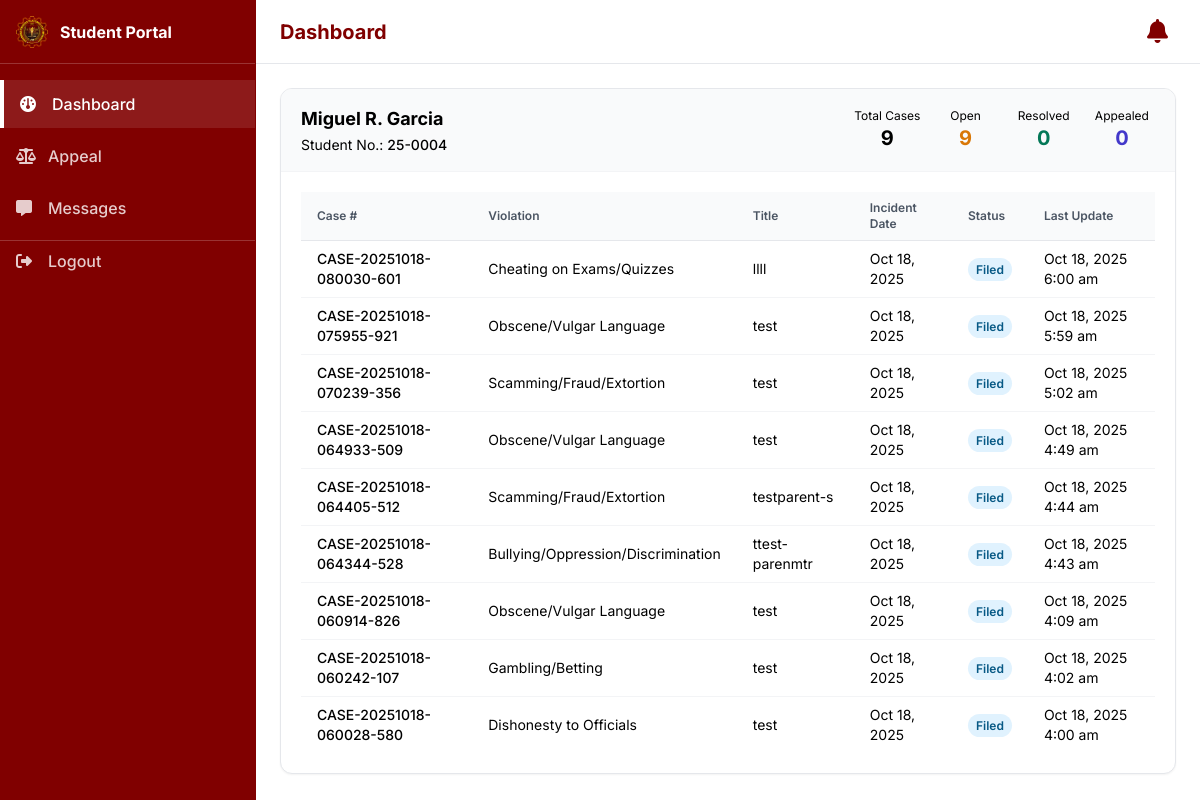
Page /pages/Student/dashboard.php (signed in) on the committed database.
### tables this page shows
CREATE TABLE `students` (
  `id` bigint(20) UNSIGNED NOT NULL,
  `student_number` varchar(20) NOT NULL,
  `user_id` bigint(20) UNSIGNED DEFAULT NULL,
  `first_name` varchar(100) NOT NULL,
  `middle_name` varchar(100) DEFAULT NULL,
  `last_name` varchar(100) NOT NULL,
  `suffix` varchar(20) DEFAULT NULL,
  `birthdate` date DEFAULT NULL,
  `sex` varchar(20) NOT NULL,
  `address` text DEFAULT NULL,
  `class_id` bigint(20) UNSIGNED DEFAULT NULL,
  `course_id` bigint(20) UNSIGNED DEFAULT NULL,
  `created_at` timestamp NOT NULL DEFAULT current_timestamp(),
  `updated_at` timestamp NULL DEFAULT NULL ON UPDATE current_timestamp()
);

CREATE TABLE `cases` (
  `id` bigint(20) UNSIGNED NOT NULL,
  `case_number` varchar(50) NOT NULL,
  `student_id` bigint(20) UNSIGNED NOT NULL,
  `reported_by_marshal_id` bigint(20) UNSIGNED NOT NULL,
  `violation_type_id` int(10) UNSIGNED NOT NULL,
  `title` varchar(255) NOT NULL,
  `description` text DEFAULT NULL,
  `location` varchar(255) DEFAULT NULL,
  `incident_date` datetime NOT NULL,
  `status_id` tinyint(3) UNSIGNED NOT NULL DEFAULT 1,
  `resolution` text DEFAULT NULL,
  `resolution_date` datetime DEFAULT NULL,
  `is_confidential` tinyint(1) DEFAULT 0,
  `created_at` timestamp NOT NULL DEFAULT current_timestamp(),
  `updated_at` timestamp NULL DEFAULT NULL ON UPDATE current_timestamp()
);

CREATE TABLE `violation_types` (
  `id` int(10) UNSIGNED NOT NULL,
  `category_id` tinyint(3) UNSIGNED NOT NULL,
  `code` varchar(30) NOT NULL,
  `name` varchar(150) NOT NULL,
  `description` text DEFAULT NULL,
  `points` int(11) DEFAULT 0,
  `created_at` timestamp NOT NULL DEFAULT current_timestamp()
);

CREATE TABLE `case_status` (
  `id` tinyint(3) UNSIGNED NOT NULL,
  `name` varchar(50) NOT NULL,
  `description` varchar(255) DEFAULT NULL,
  `created_at` timestamp NOT NULL DEFAULT current_timestamp()
);

### pages/Student/dashboard.php (the view, shortened to what this page needs)
<?php
require_once __DIR__ . '/../../database/database.php';
function e($v) { return htmlspecialchars((string)$v, ENT_QUOTES, 'UTF-8'); }
$userId = isset($_SESSION['user_id']) ? (int)$_SESSION['user_id'] : 0;
$student = null;
try {
  if ($userId) {
    $stmt = $pdo->prepare('SELECT id, student_number, first_name, middle_name, last_name, suffix FROM students WHERE user_id = ? LIMIT 1');
    $stmt->execute([$userId]);
    $student = $stmt->fetch(PDO::FETCH_ASSOC) ?: null;
  }
} catch (Throwable $e) {
  $student = null;
}
$cases = [];
if ($student && !empty($student['id'])) {
  try {
    $caseStmt = $pdo->prepare(
      'SELECT c.id, c.case_number, c.title, c.description, c.location, c.incident_date, c.status_id, c.updated_at, c.created_at,
              cs.name AS status_name, vt.name AS violation_name
       FROM cases c
       JOIN case_status cs ON cs.id = c.status_id
       JOIN violation_types vt ON vt.id = c.violation_type_id
       WHERE c.student_id = :sid
       ORDER BY c.created_at DESC'
    );
    $caseStmt->execute([':sid' => (int)$student['id']]);
    $cases = $caseStmt->fetchAll(PDO::FETCH_ASSOC) ?: [];
  } catch (Throwable $e) {
    $cases = [];
  }
}
$metrics = [
  'total' => count($cases),
  'open' => 0,
  'resolved' => 0,
  'appealed' => 0,
  'rejected' => 0,
];
foreach ($cases as $c) {
  $st = (int)($c['status_id'] ?? 0);
  if (!in_array($st, [4, 6], true)) { $metrics['open']++; }
}
include __DIR__ . '/../../components/student-head.php';
?>
<div class="min-h-screen flex">
  <?php include __DIR__ . '/../../components/student-sidebar.php'; ?>
  <main class="flex-1 md:ml-64">
    <div class="hidden md:flex sticky top-0 z-40 bg-white border-b border-gray-200 h-16 items-center px-6 justify-between">
      <h1 class="text-xl font-bold text-primary">Dashboard</h1>
      <div class="flex items-center space-x-4">
        <a href="notifications.php" class="relative text-primary text-2xl p-2 hover:bg-gray-100 rounded-full transition-colors duration-200">
          <i class="fa-solid fa-bell"></i>
        </a>
      </div>
    </div>
    <div class="p-6 space-y-6">
      <?php if (!$student): ?>
        <div class="bg-yellow-50 border border-yellow-200 text-yellow-800 p-4 rounded-lg">
          <div class="flex items-start gap-3">
            <i class="fa-solid fa-circle-info mt-1"></i>
            <div>
              <h2 class="font-semibold">No student profile linked</h2>
              <p class="text-sm mt-1">Your account is not linked to a student record. Please contact the registrar or system administrator.</p>
            </div>
          </div>
        </div>
      <?php else: ?>
        <section class="bg-white border border-gray-200 rounded-xl shadow-sm overflow-hidden">
          <div class="px-5 py-4 border-b border-gray-100 bg-gray-50 flex items-center justify-between">
            <div>
              <h2 class="text-lg font-bold text-dark">
                <?php
                  echo e(
                    ($student['first_name'] ?? '') . ' ' .
                    (!empty($student['middle_name']) ? strtoupper($student['middle_name'][0]) . '. ' : '') .
                    ($student['last_name'] ?? '') .
                    (!empty($student['suffix']) ? ', ' . $student['suffix'] : '')
                  );
                ?>
              </h2>
              <p class="text-sm text-gray mt-0.5">Student No.: <span class="font-medium text-dark"><?php echo e($student['student_number'] ?? ''); ?></span></p>
            </div>
            <div class="grid grid-cols-4 gap-3">
              <div class="text-center">
                <div class="text-xs text-gray">Total Cases</div>
                <div class="text-xl font-bold text-dark"><?php echo (int)$metrics['total']; ?></div>
              </div>
              <div class="text-center">
                <div class="text-xs text-gray">Open</div>
                <div class="text-xl font-bold text-amber-600"><?php echo (int)$metrics['open']; ?></div>
              </div>
              <div class="text-center">
                <div class="text-xs text-gray">Resolved</div>
                <div class="text-xl font-bold text-emerald-700"><?php echo (int)$metrics['resolved']; ?></div>
              </div>
              <div class="text-center">
                <div class="text-xs text-gray">Appealed</div>
                <div class="text-xl font-bold text-indigo-700"><?php echo (int)$metrics['appealed']; ?></div>
              </div>
            </div>
          </div>
          <div class="p-5">
            <?php if (empty($cases)): ?>
              <div class="text-gray text-sm">You have no disciplinary cases.</div>
            <?php else: ?>
              <div class="overflow-x-auto">
                <table class="min-w-full divide-y divide-gray-200">
                  <thead class="bg-gray-50">
                    <tr>
                      <th class="px-4 py-2 text-left text-xs font-semibold text-gray-600">Case #</th>
                      <th class="px-4 py-2 text-left text-xs font-semibold text-gray-600">Violation</th>
                      <th class="px-4 py-2 text-left text-xs font-semibold text-gray-600">Title</th>
                      <th class="px-4 py-2 text-left text-xs font-semibold text-gray-600">Incident Date</th>
                      <th class="px-4 py-2 text-left text-xs font-semibold text-gray-600">Status</th>
                      <th class="px-4 py-2 text-left text-xs font-semibold text-gray-600">Last Update</th>
                    </tr>
                  </thead>
                  <tbody class="divide-y divide-gray-100">
                    <?php foreach ($cases as $row): ?>
                      <?php
                        $badge = 'bg-gray-100 text-gray-800';
                        $st = (int)($row['status_id'] ?? 0);
                        if ($st === 1) $badge = 'bg-sky-100 text-sky-800';
                        elseif ($st === 2) $badge = 'bg-amber-100 text-amber-800';
                        elseif ($st === 3) $badge = 'bg-purple-100 text-purple-800';
                        elseif ($st === 4) $badge = 'bg-emerald-100 text-emerald-800';
                        elseif ($st === 5) $badge = 'bg-indigo-100 text-indigo-800';
                        elseif ($st === 6) $badge = 'bg-rose-100 text-rose-800';
                      ?>
                      <tr class="hover:bg-gray-50">
                        <td class="px-4 py-2 text-sm font-medium text-dark"><?php echo e($row['case_number']); ?></td>
                        <td class="px-4 py-2 text-sm text-dark"><?php echo e($row['violation_name']); ?></td>
                        <td class="px-4 py-2 text-sm text-dark"><?php echo e($row['title']); ?></td>
                        <td class="px-4 py-2 text-sm text-dark"><?php echo e(date('M d, Y', strtotime($row['incident_date']))); ?></td>
                        <td class="px-4 py-2 text-sm">
                          <span class="px-2 py-1 rounded-full text-xs font-semibold <?php echo $badge; ?>"><?php echo e($row['status_name']); ?></span>
                        </td>
                        <td class="px-4 py-2 text-sm text-gray"><?php echo e($row['updated_at'] ? date('M d, Y g:i a', strtotime($row['updated_at'])) : date('M d, Y g:i a', strtotime($row['created_at']))); ?></td>
                      </tr>
                    <?php endforeach; ?>
                  </tbody>
                </table>
              </div>
            <?php endif; ?>
          </div>
        </section>
      <?php endif; ?>
  </main>
</div>
<?php include __DIR__ . '/../../components/student-footer.php'; ?>

### css/brand-fallback.css (style rules this page uses)
:root { --brand-primary: #800000; --brand-secondary: #a52a2a; }
.text-primary { color: var(--brand-primary) !important; }

### components/student-head.php (style rules this page uses)
body { font-family: 'Inter', ui-sans-serif, system-ui, -apple-system, Segoe UI, Roboto, Helvetica, Arial, "Apple Color Emoji", "Segoe UI Emoji"; }

### rows in the picture
students: first_name+middle_name+last_name "Miguel R. Garcia", student_number "25-0004"
cases: case_number "CASE-20251018-080030-601", violation_type.name "Cheating on Exams/Quizzes", title "llll", incident_date "Oct 18, 2025", status.name "Filed", updated_at+created_at "Oct 18, 2025 6:00 am"
cases: case_number "CASE-20251018-075955-921", violation_type.name "Obscene/Vulgar Language", title "test", incident_date "Oct 18, 2025", status.name "Filed", updated_at+created_at "Oct 18, 2025 5:59 am"
cases: case_number "CASE-20251018-070239-356", violation_type.name "Scamming/Fraud/Extortion", title "test", incident_date "Oct 18, 2025", status.name "Filed", updated_at+created_at "Oct 18, 2025 5:02 am"
cases: case_number "CASE-20251018-064933-509", violation_type.name "Obscene/Vulgar Language", title "test", incident_date "Oct 18, 2025", status.name "Filed", updated_at+created_at "Oct 18, 2025 4:49 am"
cases: case_number "CASE-20251018-064405-512", violation_type.name "Scamming/Fraud/Extortion", title "testparent-s", incident_date "Oct 18, 2025", status.name "Filed", updated_at+created_at "Oct 18, 2025 4:44 am"
cases: case_number "CASE-20251018-064344-528", violation_type.name "Bullying/Oppression/Discrimination", title "ttest-parenmtr", incident_date "Oct 18, 2025", status.name "Filed", updated_at+created_at "Oct 18, 2025 4:43 am"
cases: case_number "CASE-20251018-060914-826", violation_type.name "Obscene/Vulgar Language", title "test", incident_date "Oct 18, 2025", status.name "Filed", updated_at+created_at "Oct 18, 2025 4:09 am"
cases: case_number "CASE-20251018-060242-107", violation_type.name "Gambling/Betting", title "test", incident_date "Oct 18, 2025", status.name "Filed", updated_at+created_at "Oct 18, 2025 4:02 am"
cases: case_number "CASE-20251018-060028-580", violation_type.name "Dishonesty to Officials", title "test", incident_date "Oct 18, 2025", status.name "Filed", updated_at+created_at "Oct 18, 2025 4:00 am"

### other values in the picture
$metrics['total'] "9"
$metrics['open'] "9"
$metrics['resolved'] "0"
$metrics['appealed'] "0"
